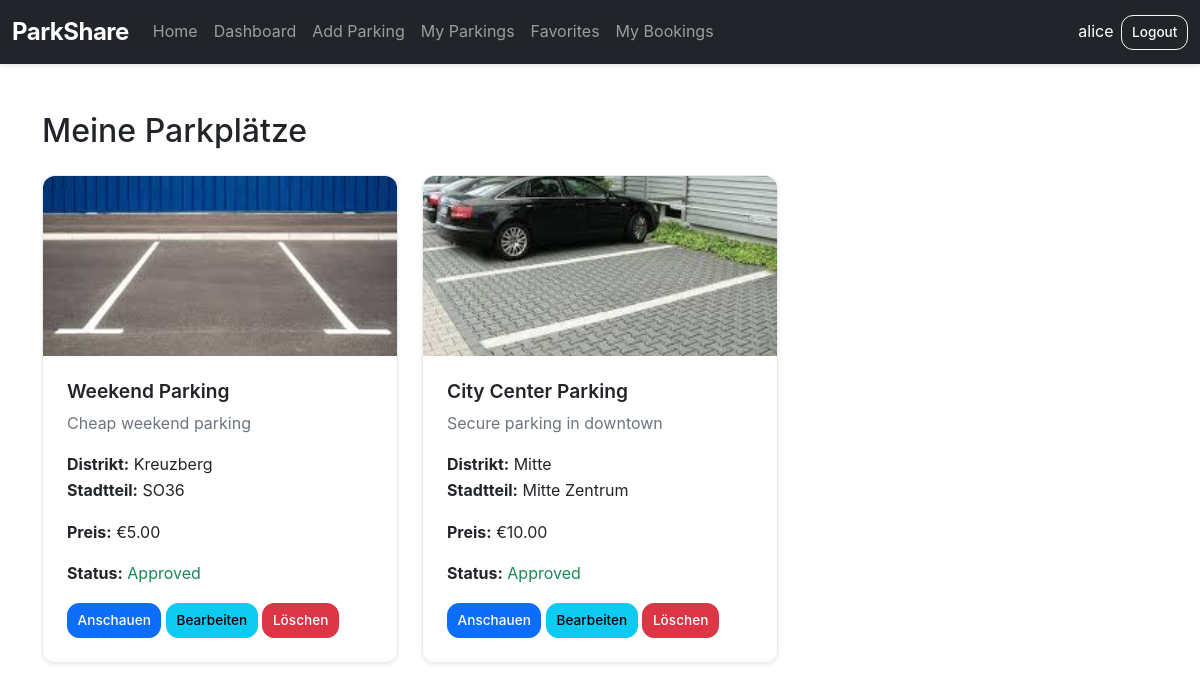
The page /my_parkings.php (signed in) on the database its author committed.
### tables this page shows
CREATE TABLE parking_availability (
    id INT AUTO_INCREMENT PRIMARY KEY,
    parking_id INT NOT NULL,
    available_from DATE NOT NULL DEFAULT CURRENT_DATE,
    available_to DATE NOT NULL DEFAULT CURRENT_DATE,
    FOREIGN KEY (parking_id) REFERENCES parkings(id) ON DELETE CASCADE,

     
    INDEX idx_parking_id (parking_id),
    INDEX idx_available_dates (available_from, available_to),

     
    CONSTRAINT chk_availability_dates CHECK (available_to >= available_from)
);

CREATE TABLE parkings (
              id INT AUTO_INCREMENT PRIMARY KEY,
              owner_id INT NOT NULL,
              title VARCHAR(100) NOT NULL DEFAULT '',
              description TEXT DEFAULT NULL,
              price DECIMAL(10,2) NOT NULL DEFAULT 0.00,
               
              status ENUM('draft','pending','approved','rejected') DEFAULT 'draft',
             
             
               
              district_id INT NULL,
              neighborhood_id INT NULL,
              created_at TIMESTAMP DEFAULT CURRENT_TIMESTAMP,
              modified_at TIMESTAMP DEFAULT CURRENT_TIMESTAMP ON UPDATE CURRENT_TIMESTAMP,
              FOREIGN KEY (owner_id) REFERENCES users(id),
              FOREIGN KEY (district_id) REFERENCES districts(id) ON DELETE RESTRICT,
              FOREIGN KEY (neighborhood_id) REFERENCES neighborhoods(id) ON DELETE RESTRICT,
              INDEX idx_parking_district (district_id),
              INDEX idx_parking_neighborhood (neighborhood_id)
);

CREATE TABLE districts (
  id INT AUTO_INCREMENT PRIMARY KEY,
  name VARCHAR(150) NOT NULL,
  created_at TIMESTAMP DEFAULT CURRENT_TIMESTAMP
);

CREATE TABLE neighborhoods (
  id INT AUTO_INCREMENT PRIMARY KEY,
  district_id INT NOT NULL,
  name VARCHAR(150) NOT NULL,
  created_at TIMESTAMP DEFAULT CURRENT_TIMESTAMP,
  FOREIGN KEY (district_id) REFERENCES districts(id) ON DELETE CASCADE
);

### public/includes/parking_utils.php (called while the page is built, shortened)
<?php
require_once "validation.php";
function get_upload_dir($parkingId)
{
    return __DIR__ . '/../uploads/parkings/' . intval($parkingId) . '/';
}
function get_upload_web_prefix($parkingId)
{
    return 'uploads/parkings/' . intval($parkingId) . '/';
}
function get_image_files($parkingId)
{
    $dir = get_upload_dir($parkingId);
    $files = glob($dir . '*.{jpg,jpeg,png,gif}', GLOB_BRACE) ?: [];
    sort($files, SORT_NATURAL);
    $webPrefix = get_upload_web_prefix($parkingId);
    $result = [];
    foreach ($files as $f) {
        $result[] = $webPrefix . basename($f);
    }
    return $result;
}
function get_name_by_id($table, $id)
{
    global $conn;
    $validTables = ['districts', 'neighborhoods'];
    $stmt = $conn->prepare("SELECT name FROM " . $table . " WHERE id = ? LIMIT 1");
    $stmt->bind_param('i', $id);
    $stmt->execute();
    $name = $stmt->get_result()->fetch_assoc()['name'] ?? '';
    return $name;
}
function get_district_name($districtId)
{
    return get_name_by_id('districts', $districtId);
}
function get_neighborhood_name($neighborhoodId)
{
    return get_name_by_id('neighborhoods', $neighborhoodId);
}
function get_user_parkings($userId) {
    global $conn;
    $userId = (int)$userId;
    $stmt = $conn->prepare("SELECT p.*, pa.available_from, pa.available_to FROM parkings p LEFT JOIN parking_availability pa ON p.id = pa.parking_id WHERE p.owner_id = ? ORDER BY p.id DESC");
    $stmt->bind_param("i", $userId);
    $stmt->execute();
    $parkings = $stmt->get_result()->fetch_all(MYSQLI_ASSOC);
    return $parkings;
}

### public/my_parkings.php (the view, shortened to what this page needs)
<?php
include_once "includes/parking_utils.php";
include "includes/header.php";
$userId = (int)$_SESSION['user_id'];
$parkings = get_user_parkings($userId);
$statusClass = ['approved' => 'text-success', 'pending' => 'text-warning', 'draft' => 'badge bg-secondary', 'rejected' => 'text-danger'];
?>
<!DOCTYPE html>
<html lang="de">
<body>
<div class="container mt-5">
    <h2>Meine Parkplätze</h2>
    <div class="row mt-4">
        <?php foreach ($parkings as $row):
            $images = get_image_files($row['id']);
            $mainImage = $images[0] ?? null;
        ?>
            <div class="col-md-4 mb-3">
                <div class="card h-100 shadow-sm">
                    <?php if ($mainImage): ?>
                        <img src="<?= htmlspecialchars($mainImage) ?>" class="card-img-top" alt="Parkplatz">
                    <?php else: ?>
                        <div class="card-img-top d-flex justify-content-center align-items-center bg-light text-muted">Kein Bild</div>
                    <?php endif; ?>
                    <div class="card-body">
                        <h5 class="card-title"><?= htmlspecialchars($row['title']) ?></h5>
                        <p class="card-text"><?= htmlspecialchars(mb_strimwidth($row['description'], 0, 80, "...")) ?></p>
                        <p>
                            <strong>Distrikt:</strong> <?= htmlspecialchars(get_district_name((int)$row['district_id']) ?: '—') ?><br>
                            <strong>Stadtteil:</strong> <?= htmlspecialchars(get_neighborhood_name((int)$row['neighborhood_id']) ?: '—') ?>
                        </p>
                        <p><strong>Preis:</strong> €<?= number_format($row['price'], 2) ?></p>
                        <p><strong>Status:</strong> <span class="<?= $statusClass[$row['status']] ?? 'text-secondary' ?>"><?= ucfirst($row['status']) ?></span></p>
                        <a href="parking.php?id=<?= (int)$row['id'] ?>" class="btn btn-primary btn-sm">Anschauen</a>
                        <a href="parking_edit.php?id=<?= (int)$row['id'] ?>" class="btn btn-info btn-sm">Bearbeiten</a>
                        <form method="POST" class="d-inline">
                            <button type="submit" class="btn btn-danger btn-sm" onclick="return confirm('Sicher?');">Löschen</button>
                        </form>
                    </div>
                </div>
            </div>
        <?php endforeach; ?>
    </div>
</div>
</body>
</html>

### public/css/style.css (style rules this page uses)
:root { --primary-color: #0d6efd; --success-color: #198754; --danger-color: #dc3545; --warning-color: #ffc107; --info-color: #0dcaf0; --light-color: #f8f9fa; --dark-color: #212529; --border-radius: 0.75rem; --box-shadow: 0 4px 15px rgba(0, 0, 0, 0.15); }
* { box-sizing: border-box; }
body { font-family: -apple-system, BlinkMacSystemFont, "Segoe UI", Roboto, "Helvetica Neue", Arial, sans-serif; color: var(--dark-color); background-color: #fff; line-height: 1.6; }
body { display: flex; flex-direction: column; min-height: 100vh; }
.btn { border-radius: var(--border-radius); font-weight: 500; padding: 0.6rem 0.75rem; font-size: 0.95rem; transition: all 0.2s ease; }
.btn-primary { background-color: var(--primary-color); border-color: var(--primary-color); }
.btn-danger { background-color: var(--danger-color); border-color: var(--danger-color); }
.btn-sm { padding: 0.4rem 0.6rem; font-size: 0.85rem; }
.card { border: 1px solid #e9ecef; border-radius: var(--border-radius); box-shadow: 0 2px 8px rgba(0, 0, 0, 0.08); transition: all 0.3s ease; }
.card-img-top { width: 100%; height: 200px; object-fit: cover; border-radius: var(--border-radius) var(--border-radius) 0 0; }
.card-body { padding: 1.5rem; }
.card-title { font-size: 1.2rem; font-weight: 600; margin-bottom: 0.5rem; }
.card-text { color: #6c757d; margin-bottom: 1rem; }
.card-img-top { width: 100%; height: 180px; object-fit: cover; }
.text-success { color: var(--success-color) !important; }
.mt-4 { margin-top: 1.5rem; }
.mt-5 { margin-top: 3rem; }
.mb-3 { margin-bottom: 1rem; }
.h-100 { height: 100%; }
.d-inline { display: inline; }

### rows shown on the page
parking_availability: shows a picture, parking.title "Weekend Parking", parking.description "Cheap weekend parking", parking.name "Kreuzberg", parking.name "SO36", parking.price "5.00", parking.status "Approved"
parking_availability: shows a picture, parking.title "City Center Parking", parking.description "Secure parking in downtown", parking.name "Mitte", parking.name "Mitte Zentrum", parking.price "10.00", parking.status "Approved"

### other values the page prints
$username "alice"
